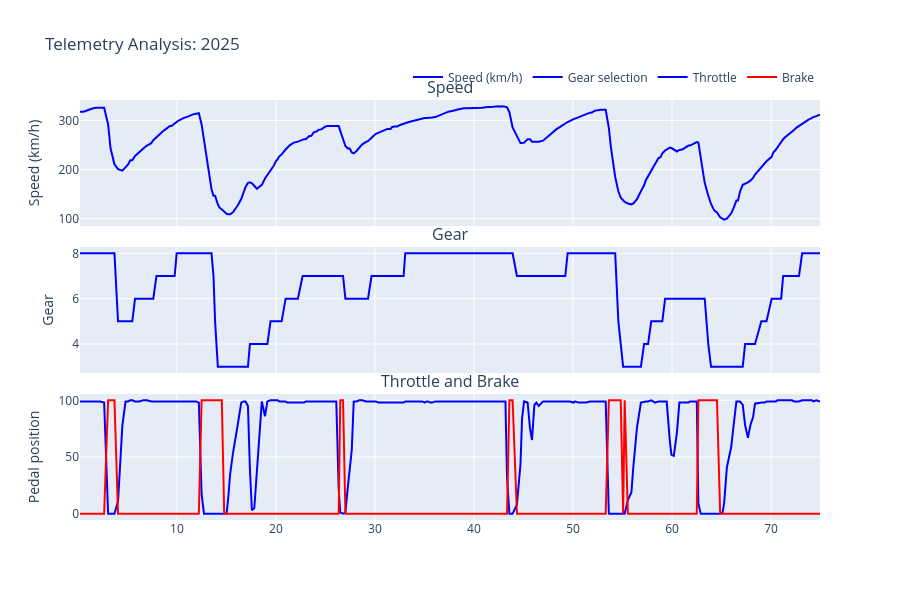

Notebook code for this chart:
### Code cell
fig.show()

### Figure 1 — Plotly figure (JSON) as saved in the notebook; plotly's stock layout.template omitted (floating-point values rounded to 4 significant figures; data arrays with more than 128 entries replaced by an {"elided": "..."} marker saying what was removed)
{"data": [{"line": {"color": "blue"}, "mode": "lines", "name": "Speed (km/h)", "type": "scatter", "x": {"elided": "278 float values"}, "xaxis": "x", "y": {"elided": "278 float values"}, "yaxis": "y"}, {"line": {"color": "blue"}, "mode": "lines", "name": "Gear selection", "type": "scatter", "x": {"elided": "278 float values"}, "xaxis": "x2", "y": {"elided": "278 float values"}, "yaxis": "y2"}, {"line": {"color": "blue"}, "mode": "lines", "name": "Throttle", "type": "scatter", "x": {"elided": "278 float values"}, "xaxis": "x3", "y": {"elided": "278 float values"}, "yaxis": "y3"}, {"line": {"color": "red"}, "mode": "lines", "name": "Brake", "type": "scatter", "x": {"elided": "278 float values"}, "xaxis": "x3", "y": {"elided": "278 float values"}, "yaxis": "y3"}], "layout": {"annotations": [{"font": {"size": 16}, "showarrow": false, "text": "Speed", "x": 0.5, "xanchor": "center", "xref": "paper", "y": 1, "yanchor": "bottom", "yref": "paper"}, {"font": {"size": 16}, "showarrow": false, "text": "Gear", "x": 0.5, "xanchor": "center", "xref": "paper", "y": 0.65, "yanchor": "bottom", "yref": "paper"}, {"font": {"size": 16}, "showarrow": false, "text": "Throttle and Brake", "x": 0.5, "xanchor": "center", "xref": "paper", "y": 0.3, "yanchor": "bottom", "yref": "paper"}], "height": 600, "hovermode": "x unified", "legend": {"orientation": "h", "x": 1, "xanchor": "right", "y": 1.02, "yanchor": "bottom"}, "showlegend": true, "title": {"text": "Telemetry Analysis: 2025"}, "xaxis": {"anchor": "y", "domain": [0, 1], "matches": "x3", "showspikes": true, "showticklabels": false, "spikecolor": "rgba(128, 128, 128, 0.5)", "spikedash": "solid", "spikemode": "across", "spikethickness": 1}, "xaxis2": {"anchor": "y2", "domain": [0, 1], "matches": "x3", "showspikes": true, "showticklabels": false, "spikecolor": "rgba(128, 128, 128, 0.5)", "spikedash": "solid", "spikemode": "across", "spikethickness": 1}, "xaxis3": {"anchor": "y3", "domain": [0, 1], "showspikes": true, "spikecolor": "rgba(128, 128, 128, 0.5)", "spikedash": "solid", "spikemode": "across", "spikethickness": 1}, "yaxis": {"anchor": "x", "domain": [0.7, 1], "title": {"text": "Speed (km/h)"}}, "yaxis2": {"anchor": "x2", "domain": [0.35, 0.65], "title": {"text": "Gear"}}, "yaxis3": {"anchor": "x3", "domain": [0, 0.3], "title": {"text": "Pedal position"}}}}
